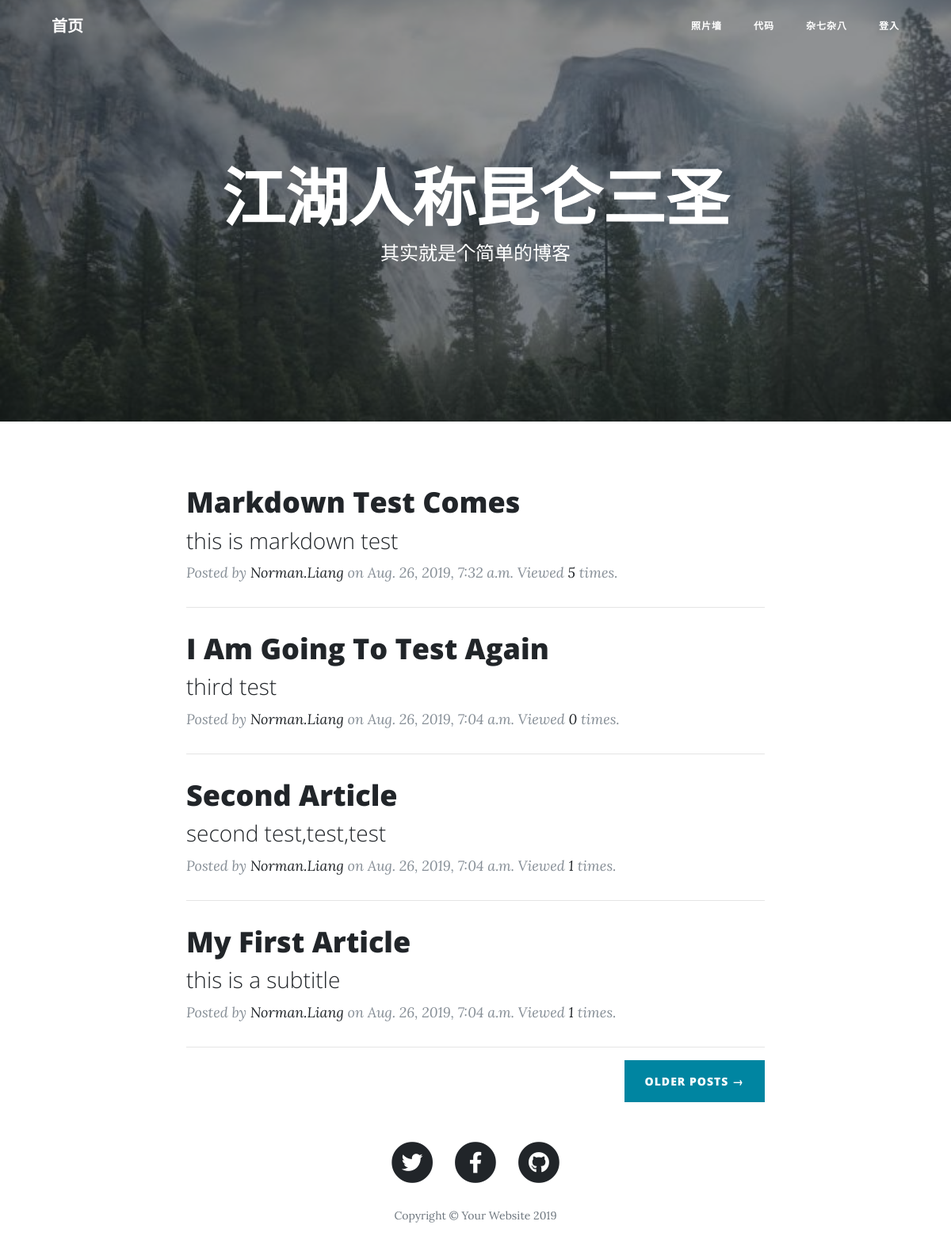
Before: / with the older database file.
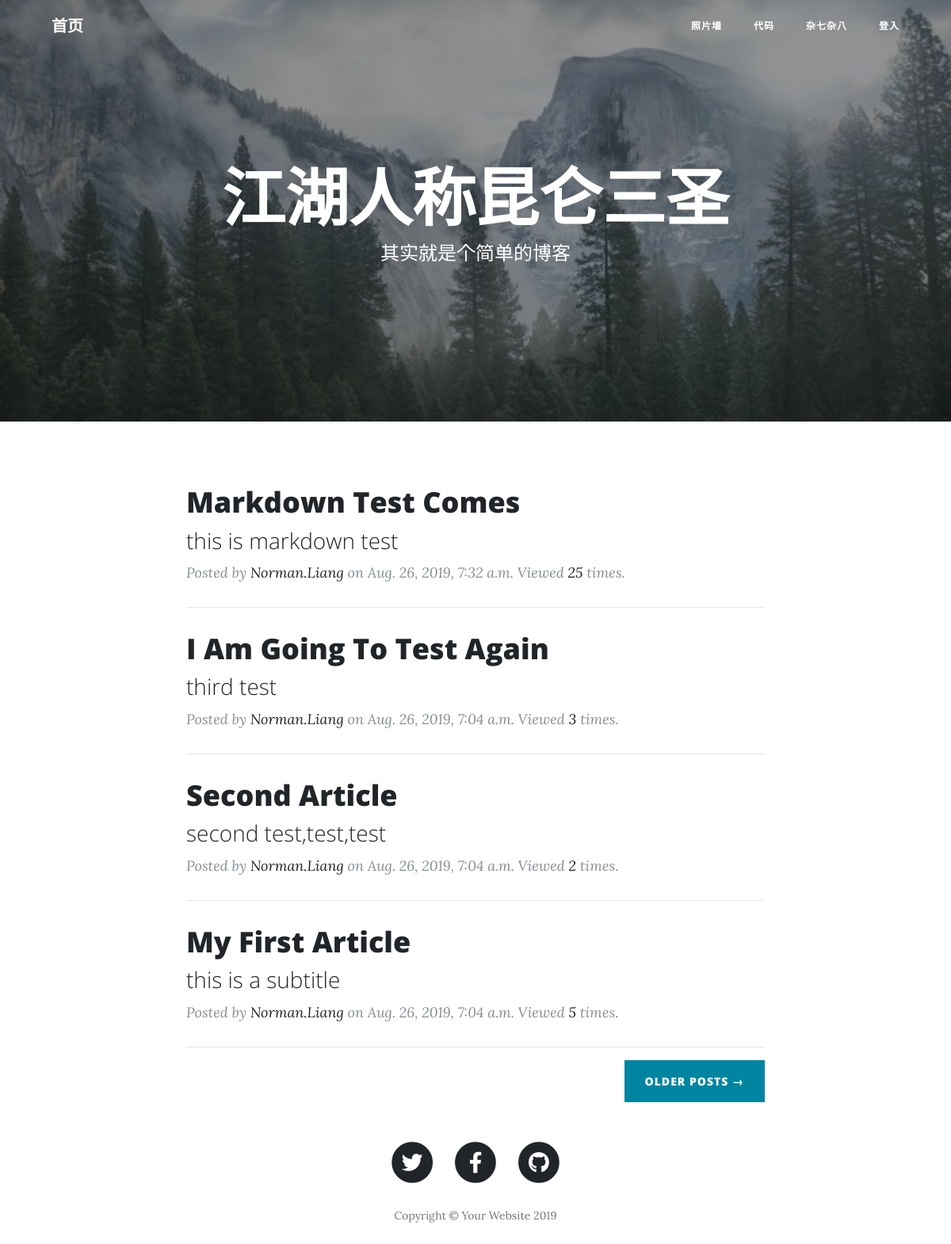
After: the same page with the newer database file.
### articles/models.py (models this page shows, shortened)
class ArticlePost(models.Model):
    author = models.ForeignKey(User, on_delete=models.CASCADE)
    title = models.CharField(max_length=100)
    subtitle = models.CharField(max_length=200, default='this is a subtitle')
    body = models.TextField()
    created = models.DateTimeField(default=timezone.now)
    updated = models.DateTimeField(auto_now=True)
    total_views = models.PositiveIntegerField(default=0)
    class meta:
        ordering = ('-created', )

### blog/view.py (the view)
# urls.py: path('', view.index, name='index'),
def index(request):
    articles = ArticlePost.objects.all()
    paginator = Paginator(articles, 10)
    num = paginator.num_pages
    articles = paginator.get_page(num)
    context = {'articles':reversed(articles)}
    return render(request, 'index.html', context)

### templates/index.html (shortened to what this page needs)
{% extends "base.html" %}
{% load static %}
{% block header %}
<header class="masthead" style="background-image: url('{% static 'img/main_bk3.jpg' %}')">
  <div class="overlay"></div>
    <div class="container">
      <div class="row">
        <div class="col-lg-8 col-md-10 mx-auto">
          <div class="site-heading">
            <h1>江湖人称昆仑三圣</h1>
            <span class="subheading">其实就是个简单的博客</span>
          </div>
        </div>
      </div>
    </div>
</header>
{% endblock header %}
{% block content %}
<div class="container">
  <div class="row">
    <div class="col-lg-8 col-md-10 mx-auto">
      {% for article in articles %}
        <div class="post-preview">
          <a href="{% url 'articles:article_detail' article.id %}">
            <h2 class="post-title">
              {{ article.title }}
            </h2>
            <h3 class="post-subtitle">
                {{ article.subtitle }}
            </h3>
          </a>
          <p class="post-meta">Posted by
            <a href="#">{{ article.author }}</a>
            on {{ article.created }} Viewed <a href="#">{{ article.total_views }}</a> times.</p>
        </div>
        <hr>
      {% endfor %}
      <div class="clearfix">
        <a class="btn btn-primary float-right" href="#">Older Posts &rarr;</a>
      </div>
    </div>
  </div>
</div>
{% endblock content %}

### templates/base.html (shortened to what this page needs)
<!DOCTYPE html>
<html lang="en">
{% load static %}
<head>
    <link href="{% static "vendor/bootstrap/css/bootstrap.min.css" %}" rel="stylesheet">
    <link href="{% static "vendor/fontawesome-free/css/all.min.css" %}" rel="stylesheet" type="text/css">
    <link href="{% static "css/clean-blog.min.css" %}" rel="stylesheet">
    <link rel="stylesheet" href="{% static 'md_css/monokai.css' %}">
</head>
<body>
    {% include 'navigation.html' %}
    {% block header %}{% endblock header %}
    {% block content %}{% endblock content %}
    {% include 'footer.html' %}
</body>
</html>

### templates/navigation.html (shortened to what this page needs)
<nav class="navbar navbar-expand-lg navbar-light fixed-top" id="mainNav">
  <div class="container">
    <a class="navbar-brand" href='{% url "index"%}'>首页</a>
    <div class="collapse navbar-collapse" id="navbarResponsive">
      <ul class="navbar-nav ml-auto">
        <li class="nav-item">
          <a class="nav-link" href="index.html">照片墙</a>
        </li>
        <li class="nav-item">
          <a class="nav-link" href="index.html">代码</a>
        </li>
        <li class="nav-item">
          <a class="nav-link" href="index.html">杂七杂八</a>
        </li>
        {% if user.is_authenticated %}
          <li class="nav-item dropdown">
            <a class="nav-link dropdown-toggle" href="#" id="navbarDropdown" role="button" data-toggle="dropdown" aria-haspopup="true" aria-expanded="false">
              {{ user.username }}
            </a>
            <div class="dropdown-menu" aria-labelledby="navbarDropdown">
              <a class="dropdown-item" href='{% url "userprofile:logout" %}'>登出</a>
              <a class="dropdown-item" href="{% url 'articles:article_create' %}">写写文章</a>
            </div>
          </li>
        {% else %}
          <li class="nav-item">
            <a class="nav-link" href="{% url 'userprofile:login' %}">登入</a>
          </li>
        {% endif %}
      </ul>
    </div>
  </div>
</nav>

### templates/footer.html
<footer>
  <div class="container">
    <div class="row">
      <div class="col-lg-8 col-md-10 mx-auto">
        <ul class="list-inline text-center">
          <li class="list-inline-item">
            <a href="#">
              <span class="fa-stack fa-lg">
                <i class="fas fa-circle fa-stack-2x"></i>
                <i class="fab fa-twitter fa-stack-1x fa-inverse"></i>
              </span>
            </a>
          </li>
          <li class="list-inline-item">
            <a href="#">
              <span class="fa-stack fa-lg">
                <i class="fas fa-circle fa-stack-2x"></i>
                <i class="fab fa-facebook-f fa-stack-1x fa-inverse"></i>
              </span>
            </a>
          </li>
          <li class="list-inline-item">
            <a href="#">
              <span class="fa-stack fa-lg">
                <i class="fas fa-circle fa-stack-2x"></i>
                <i class="fab fa-github fa-stack-1x fa-inverse"></i>
              </span>
            </a>
          </li>
        </ul>
        <p class="copyright text-muted">Copyright &copy; Your Website 2019</p>
      </div>
    </div>
  </div>
</footer>

Changed rows visible on the page:
changed ArticlePost "Markdown Test Comes": total_views "5" → "25"
changed ArticlePost "I Am Going To Test Again": total_views "0" → "3"
changed ArticlePost "Second Article": total_views "1" → "2"
changed ArticlePost "My First Article": total_views "1" → "5"
